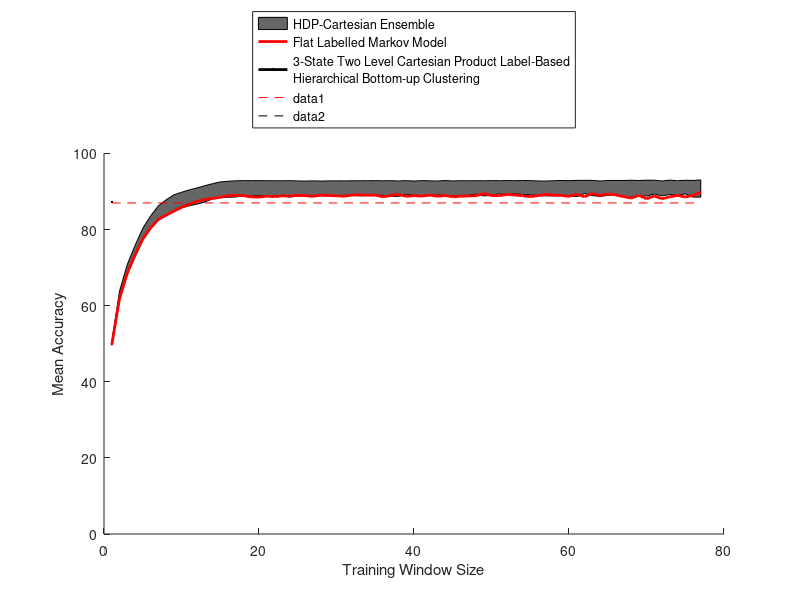

Recreate this plot in MATLAB.
%load hierarchical2
%hCC2=hCC;
%hMM2=hMM;
%clear hCC hMM

% load DP.mat
% hCCD=nCC;
% hMMD=nMM;
% clear nCC nMM

load non_hierarchical.mat
load hierarchical.mat
load min_curve
load max_curve

figure
%plot(hMMD,'color','g','LineWidth',2)
grey = [0.4,0.4,0.4];
patch([[1:77] fliplr([1:77])], [min_curve,fliplr(max_curve)],grey)
hold on
plot(nMM,'color','r','LineWidth',2)
%plot(hMM2,'color','b','LineWidth',2)
plot(hMM,'color','k','LineWidth',2)


axis([0 80 0 100])

xlabel('Training Window Size')
ylabel('Mean Accuracy')
h1=legend( 'HDP-Cartesian Ensemble','Flat Labelled Markov Model',sprintf('3-State Two Level Cartesian Product Label-Based\nHierarchical Bottom-up Clustering'));
set(h1, 'Location', 'NorthOutside')


%plot(repmat(mean(hMMD),1,length(hMM2)),'--g')
plot(repmat(mean(nMM),1,length(nMM)),'--r')
%plot(repmat(mean(hMM2),1,length(hMM2)),'--b')
plot(repmat(mean(hMM),1,length(hMM)),'--k')

% figure
% bar([hCCD,nCC,hCC2,hCC])
% set(gca,'XTick',1:8)
% set(gca,'xTickLabel',{'SF'; 'SN' ; 'HF' ; 'HN' ; 'BIF' ; 'BIN' ; 'BOF' ; 'BON'})
% h1=legend( 'HDP-Cartesian Ensemble','Flat Labelled Markov Model',sprintf('3-State Two Level Cartesian Product Label-Based\nHierarchical Bottom-up Clustering'));
% set(h2, 'Location', 'NorthOutside')